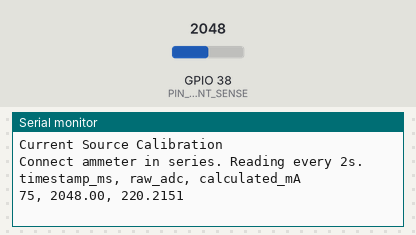
Bench run of a sketch on a simulated ESP32. Parts: the last lines printed to the serial monitor. The inputs (shaded band) are chosen by the test bench; at power-on: GPIO 38 (PIN_CURRENT_SENSE) = 2048.

Above: at 1.2 s.
1.3 s: GPIO 38 (PIN_CURRENT_SENSE) set to 2866
At 2.6 s:
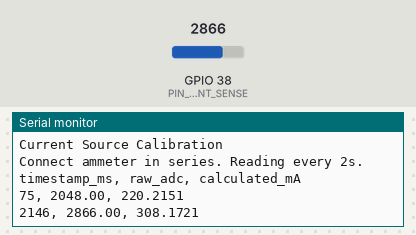
2.8 s: GPIO 38 (PIN_CURRENT_SENSE) set to 3603
At 5.6 s:
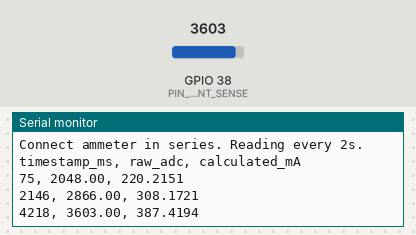
Timing chart, 0 to 7.1 s (numbered marks = the images above; inputs shaded):
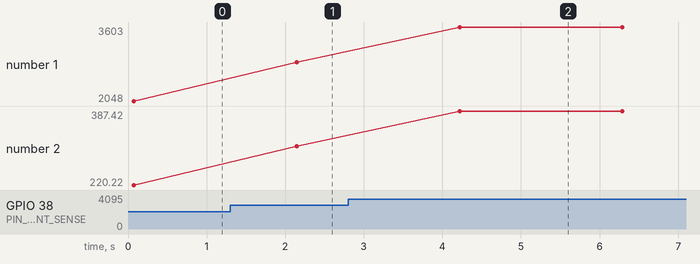

Measured:
- after the input at 1.3 s, the serial monitor: prints a new line after 0.85 s (image 1)
- after the input at 2.8 s, the serial monitor: prints a new line after 1.4 s (image 2)
- plotted number 1: 2048 → 2866 after the input at 1.3 s, 2866 → 3603 after the input at 2.8 s
- plotted number 2: 220.22 → 308.17 after the input at 1.3 s, 308.17 → 387.42 after the input at 2.8 s

The sketch:

calibrate_current.ino
```cpp
/*
 * Current Source Calibration Sketch
 * Connect a precision ammeter in series with the output.
 * Open Serial Monitor at 115200 baud.
 */
#include <Arduino.h>
#define PIN_CURRENT_SENSE A2
#define SHUNT_RESISTANCE_OHM 10.0f
#define VREF 1.1f
#define OVERSAMPLING 64

void setup() {
  Serial.begin(115200);
  analogReference(INTERNAL);
  Serial.println("Current Source Calibration");
  Serial.println("Connect ammeter in series. Reading every 2s.");
  Serial.println("timestamp_ms, raw_adc, calculated_mA");
}

void loop() {
  long sum = 0;
  for (int i = 0; i < OVERSAMPLING; i++) {
    sum += analogRead(PIN_CURRENT_SENSE);
    delay(1);
  }
  float avg  = sum / (float)OVERSAMPLING;
  float volts = avg * (VREF / 1023.0f);
  float mA   = (volts / SHUNT_RESISTANCE_OHM) * 1000.0f;
  Serial.printf("%lu, %.2f, %.4f\n", millis(), avg, mA);
  delay(2000);
}
```
